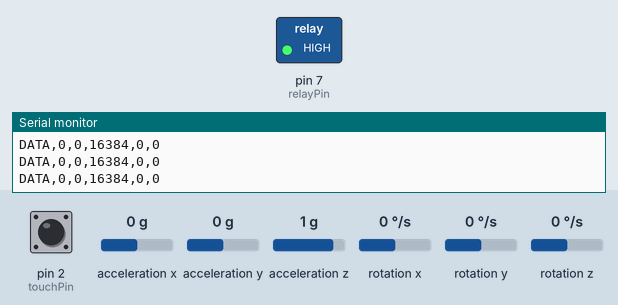
A sketch run on a simulated Arduino Uno, built with avr-gcc and run on an emulated ATmega328P. Parts: switched loads named in the sketch (green lamp = pin HIGH), the last lines printed to the serial monitor. The test bench sets the inputs (shaded band); at power-on: acceleration z 1 g, pin 2 (touchPin) LOW, acceleration x 0 g, acceleration y 0 g, rotation x 0 °/s, rotation y 0 °/s, rotation z 0 °/s.

Above: at 1.2 s.
1.3 s: acceleration z set to 0.7 g
At 2.0 s:
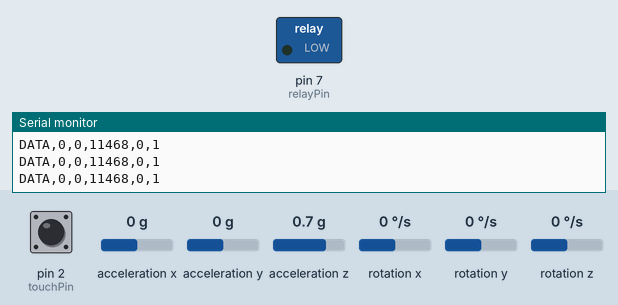
2.8 s: acceleration z set to -0.7 g
4.3 s: acceleration z set to -1 g
At 4.6 s:
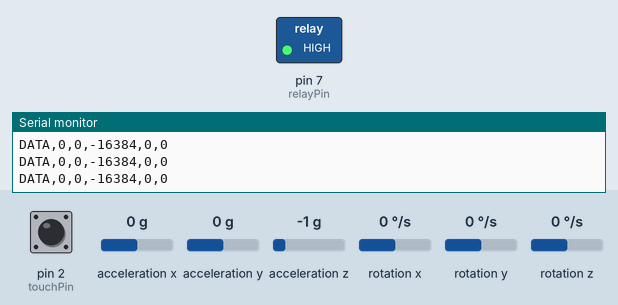
5.8 s: acceleration z set to -0.8 g
At 7.3 s:
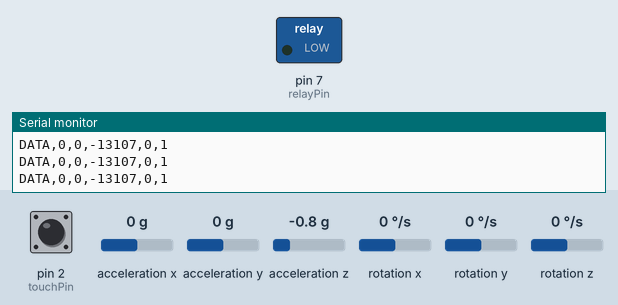
Timing chart, 0 to 8.3 s (numbered marks = the images above; inputs shaded):
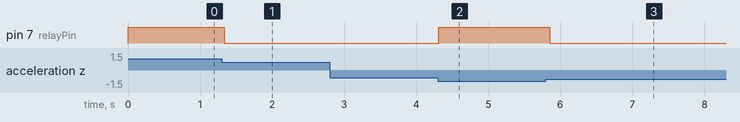

The sketch:

MPU6050_arduino.ino
```cpp
#include <Wire.h>
#include <MPU6050.h>

MPU6050 mpu;

const int touchPin = 2;     // touch sensor digital output
const int relayPin = 7;     // relay module IN pin

// Active LOW relay module: LOW = relay ON, HIGH = relay OFF
const bool RELAY_ON = LOW;
const bool RELAY_OFF = HIGH;

const int FLAT_THRESHOLD = 14000;   // tune for your mounting

void setup() {
  Serial.begin(115200);
  Wire.begin();
  mpu.initialize();

  pinMode(touchPin, INPUT);
  pinMode(relayPin, OUTPUT);
  digitalWrite(relayPin, RELAY_OFF);
}

void loop() {
  int16_t ax, ay, az;
  mpu.getAcceleration(&ax, &ay, &az);

  bool isFlat = abs(az) > FLAT_THRESHOLD;
  bool isTouched = digitalRead(touchPin) == HIGH;

  // Only cut power when flat AND nobody is holding the handle
  bool relayOn = !(isFlat && !isTouched);
  digitalWrite(relayPin, relayOn ? RELAY_ON : RELAY_OFF);

  // Format: DATA,ax,ay,az,touch,relay
  Serial.print("DATA,");
  Serial.print(ax);  Serial.print(",");
  Serial.print(ay);  Serial.print(",");
  Serial.print(az);  Serial.print(",");
  Serial.print(isTouched ? 1 : 0); Serial.print(",");
  Serial.println(relayOn ? 1 : 0);

  delay(100);
}
```

Measured:
- the behaviour switches between 0.9 and 0.8 g on acceleration z (found by bisection; images 0 and 1)
- the behaviour switches between -0.8 and -0.9 g on acceleration z (found by bisection; images 1 and 2)
- after the input at 1.3 s, pin 7 (relayPin): HIGH → LOW at once
- after the input at 4.3 s, pin 7 (relayPin): LOW → HIGH at once
- after the input at 5.8 s, pin 7 (relayPin): HIGH → LOW after 0.05 s
